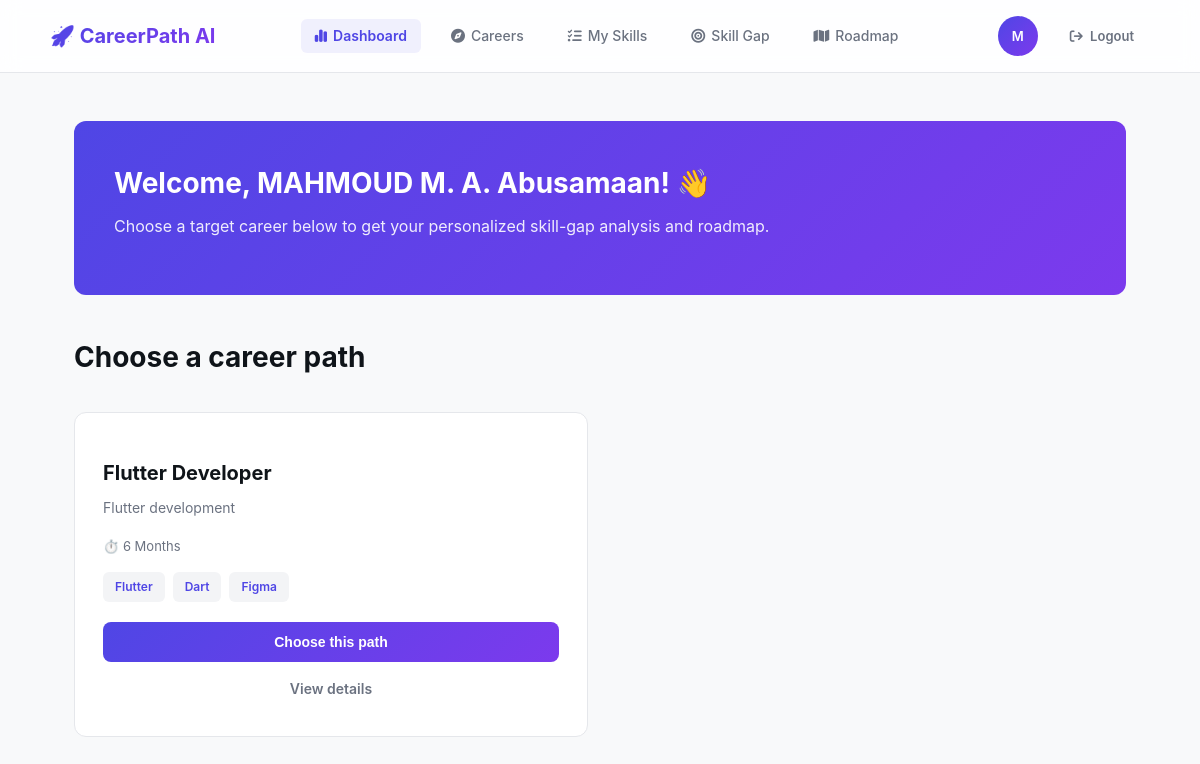
Before: /dashboard/ (signed in) with the older database file.
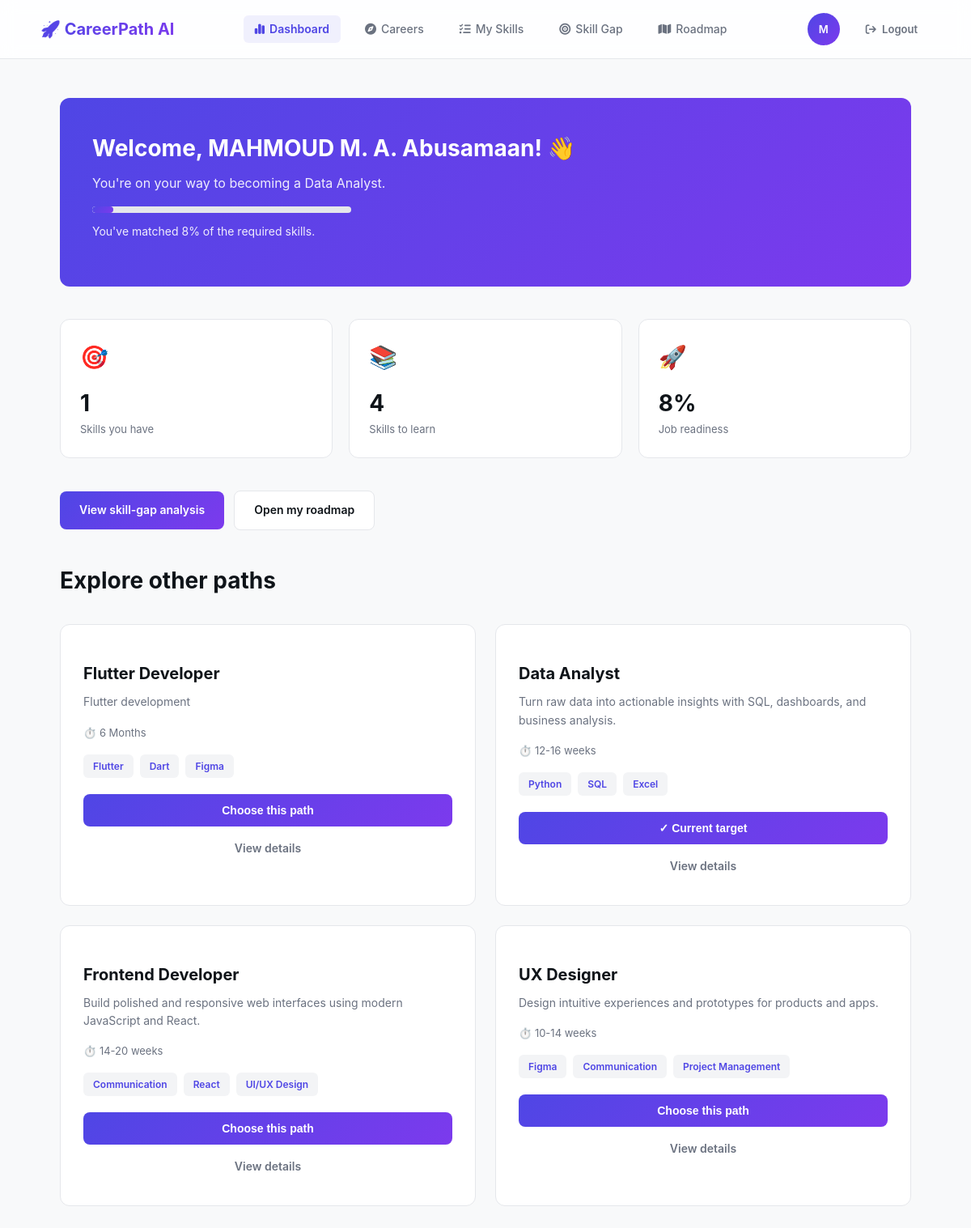
After: the same page with the newer database file.
### careers/models.py (models this page shows, shortened)
class Career(models.Model):
    title           = models.CharField(max_length=150, unique=True)
    description     = models.TextField()
    required_skills = models.ManyToManyField(Skill, through='CareerSkill', related_name='careers')
    estimated_time  = models.CharField(max_length=50, default='6 Months')

### skills/models.py (models this page shows, shortened)
class Skill(models.Model):
    name = models.CharField(max_length=100, unique=True)
    category = models.CharField(max_length=100, blank=True, null=True) # Technical, Soft Skill

### dashboard/views.py (the view)
# urls.py: path('dashboard/', include('dashboard.urls')),path('roadmap/', include('roadmap.urls')),
@login_required
def dashboard(request):
    user = request.user
    profile_obj, _ = UserProfile.objects.get_or_create(user=user)
    try:
        user_roadmap = UserRoadmap.objects.select_related('career').get(user=user)
        target_career = user_roadmap.career
        readiness     = user_roadmap.readiness_score or 0
    except UserRoadmap.DoesNotExist:
        target_career = None
        readiness     = 0
    matched_count = 0
    missing_count = 0
    if target_career:
        user_skill_names = set(
            UserSkill.objects.filter(user=user).values_list('skill__name', flat=True)
        )
        req_skill_names = set(
            target_career.required_skills.values_list('name', flat=True)
        )
        matched_count = len(user_skill_names & req_skill_names)
        missing_count = len(req_skill_names - user_skill_names)
    context = {
        'profile':       profile_obj,
        'target_career': target_career,
        'readiness':     readiness,
        'matched_count': matched_count,
        'missing_count': missing_count,
        'careers':       Career.objects.all(),
    }
    return render(request, 'dashboard/dashboard.html', context)

### dashboard/templates/dashboard/dashboard.html (shortened to what this page needs)
{% extends 'dashboard/base.html' %}
{% block content %}
<div class="container">
  <div class="welcome-banner">
<h1>Welcome, {{ request.user.full_name|default:user.username }}! 👋</h1>
    {% if target_career %}
      <p>You're on your way to becoming a {{ target_career.title }}.</p>
      <div class="progress-bar on-dark" style="max-width:320px;">
        <div class="progress-fill" style="width: {{ readiness }}%;"></div>
      </div>
      <p style="font-size:14px; margin-top:8px;">You've matched {{ readiness }}% of the required skills.</p>
    {% else %}
      <p>Choose a target career below to get your personalized skill-gap analysis and roadmap.</p>
    {% endif %}
  </div>
  {% if target_career %}
  <div class="stats-grid">
    <div class="stat-card">
      <div class="stat-icon">🎯</div>
      <div class="stat-number">{{ matched_count }}</div>
      <div class="stat-label">Skills you have</div>
    </div>
    <div class="stat-card">
      <div class="stat-icon">📚</div>
      <div class="stat-number">{{ missing_count }}</div>
      <div class="stat-label">Skills to learn</div>
    </div>
    <div class="stat-card">
      <div class="stat-icon">🚀</div>
      <div class="stat-number">{{ readiness }}%</div>
      <div class="stat-label">Job readiness</div>
    </div>
  </div>
  <div class="mt-2" style="margin-bottom: 24px; display: flex; gap: 12px; align-items: center;">
    <a href="/analysis/" class="btn-primary">View skill-gap analysis</a>
    <a href="/roadmap/" class="btn-secondary">Open my roadmap</a>
</div>
  {% endif %}
  <h2 class="section-title">{% if target_career %}Explore other paths{% else %}Choose a career path{% endif %}</h2>
  <div class="grid" style="grid-template-columns: repeat(2, 1fr); gap: 24px;">
    {% for career in careers %}
    <div class="career-card">
      <div class="career-title">{{ career.title }}</div>
      <div class="career-desc">{{ career.description|truncatewords:16 }}</div>
      <div class="career-meta">⏱️ {{ career.estimated_time }}</div>
      <div class="skill-tags">
        {% for skill in career.required_skills.all|slice:":3" %}
          <span class="skill-tag">{{ skill.name }}</span>
        {% endfor %}
      </div>
<form method="post" action="/dashboard/select-career/{{ career.id }}/">
        <button type="submit" class="btn-primary btn-full">
          {% if career == target_career %}✓ Current target{% else %}Choose this path{% endif %}
        </button>
      </form>
<a href="/careers/{{ career.id }}/" class="btn-ghost btn-full" style="margin-top:8px;">View details</a>    </div>
    {% empty %}
    <p>No careers yet. Run <code>python manage.py seed_data</code>.</p>
    {% endfor %}
  </div>
</div>
{% endblock %}

Changed rows visible on the page:
added Career: title "Data Analyst", description "Turn raw data into actionable insights with SQL, dashboards, and business analysis.", estimated_time "12-16 weeks", shows "✓ Current target"
added Skill: name "Python", shown under "Data Analyst"
added Skill: name "SQL", shown under "Data Analyst"
added Skill: name "Excel", shown under "Data Analyst"
added Career: title "Frontend Developer", description "Build polished and responsive web interfaces using modern JavaScript and React.", estimated_time "14-20 weeks", shows "Choose this path"
added Skill: name "Communication"
added Skill: name "React", shown under "Frontend Developer"
added Skill: name "UI/UX Design", shown under "Frontend Developer"
added Career: title "UX Designer", description "Design intuitive experiences and prototypes for products and apps.", estimated_time "10-14 weeks", shows "Choose this path", Skill (name "Figma")
added Skill: name "Project Management", shown under "UX Designer"
Other visible differences:
{{ readiness }}: (not shown) → "8"
{{ matched_count }}: (not shown) → "1"
{{ missing_count }}: (not shown) → "4"
text no longer shown: "Choose a target career below to get your personalized skill-gap analysis and roadmap. Choose a career path"
text now shown: "You're on your way to becoming a . You've matched % of the required skills. 🎯 Skills you have 📚 Skills to learn 🚀 % Job readiness View skill-gap analysis Open my roadmap Explore other paths"
